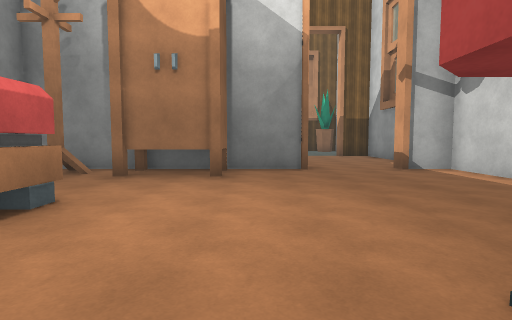
[1] (above)

20 first-person views from a walk through a Unity game level. The camera is 1.4 m above the floor, tilts 4° down and sees 80° across. The floor is counted in squares, 2 m on a side. Each view is taken from the middle of a square. On the plan, view 1 faces up. The plan holds only what a view shows up to about 10 squares ahead; the rest is blank. The place goes on beyond the plan. The player character is not drawn. Surface patterns are stand-ins for the level's own textures.

[2]
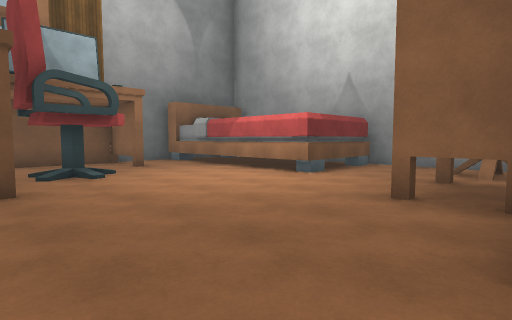

[3]
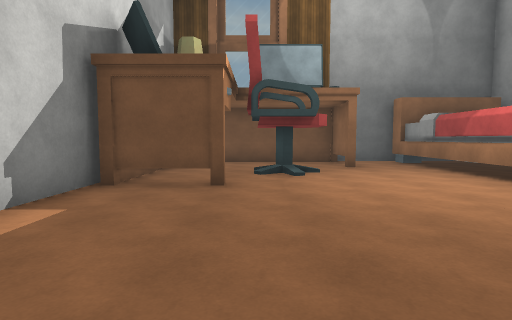

[4]
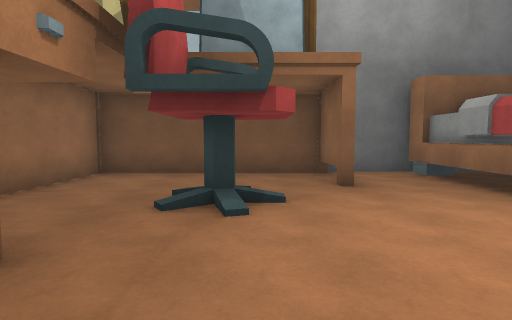

[5]
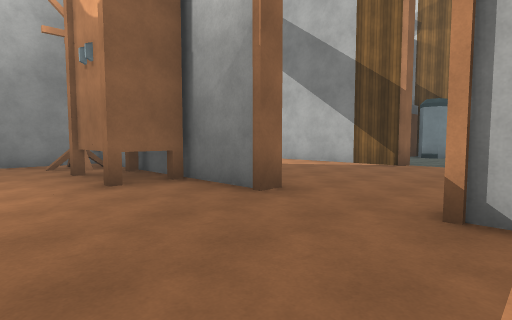

[6]
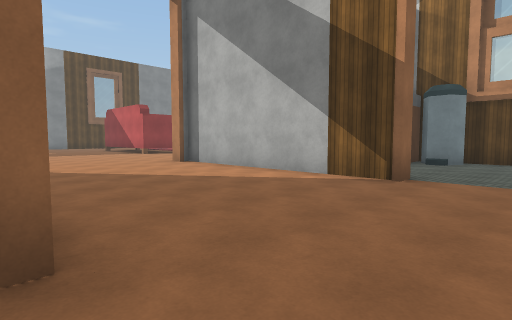

[7]
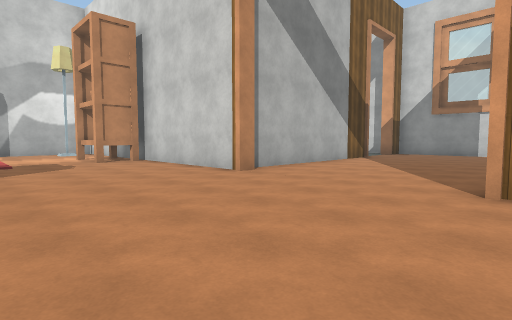

[8]
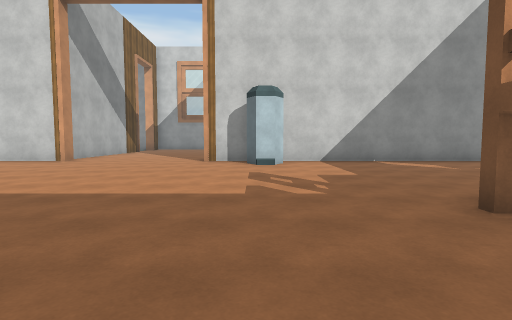

[9]
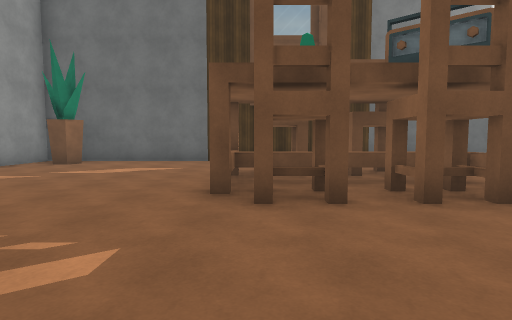

[10]
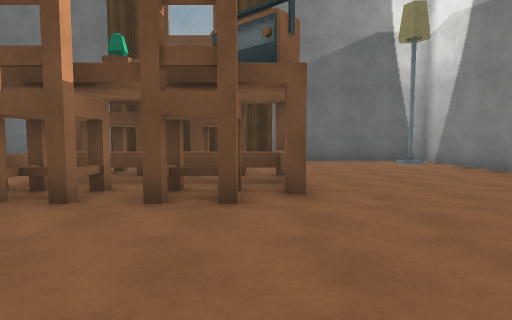

[11]
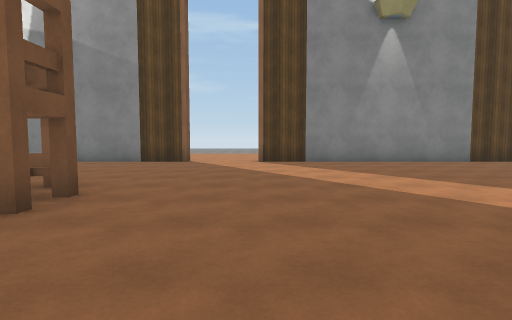

[12]
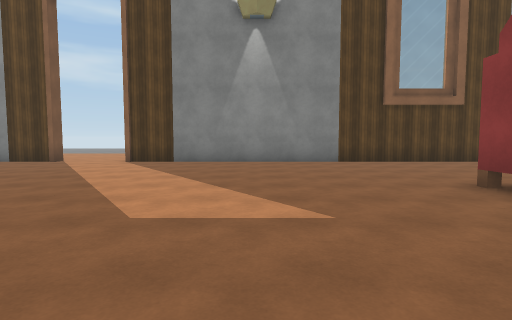

[13]
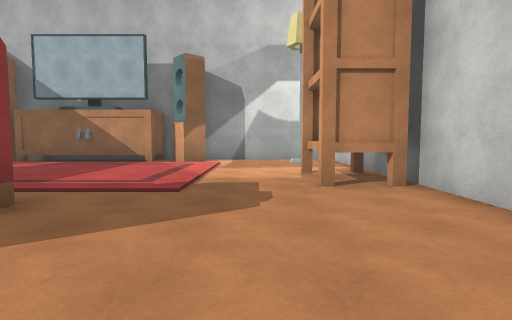

[14]
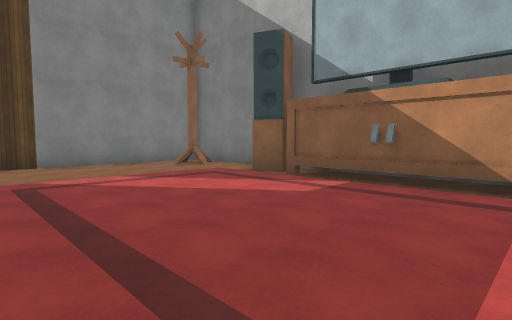

[15]
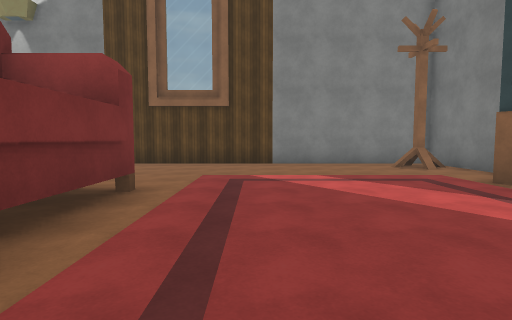

[16]
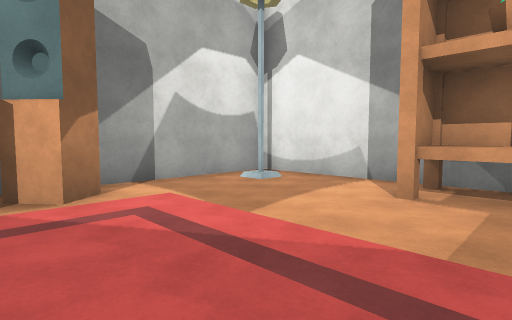

[17]
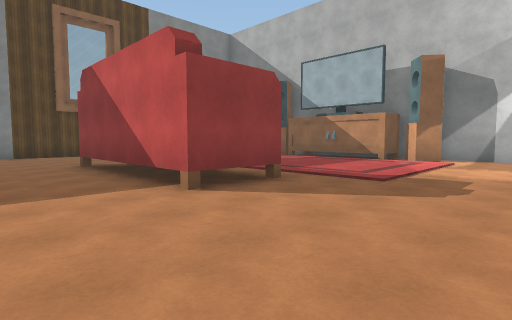

[18]
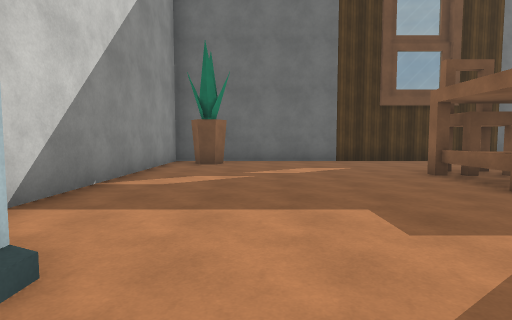

[19]
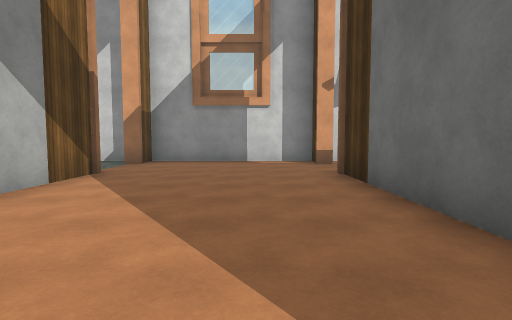

[20]
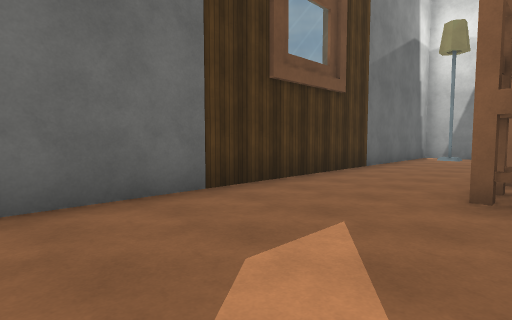

### Floor plan
Points are (right, up) in squares from view 1. A wall is a line through its corners. A room is listed if a view was taken in it or the views show most of it. See-through windows are left out.
Room 1 (views 1, 2, 3, 4, 5, 6)
walls: (2.4, 2.4) (4.4, 2.4); (4.5, 2.1) (4.5, 7) (3.3, 7) (3.3, 7.2); (-0.3, -0.4) (-0.3, -2.2) (4.2, -2.2) (4.2, 2.5); (1.2, 7.2) (1.2, 7) (-5.2, 7) (-5.2, 2.1); (-0.7, 6.9) (-0.7, 5.7) (-2.8, 5.7); (-5, 3.4) (-2.1, 3.4) (-2.1, -2.4); (-2.9, -1.8) (-2.1, -1.8); (-3.6, -2.5) (-1, -2.5)
ways out: opening at (2.5, 7) to room 2
objects: rack (-4, 6); other object (1, 1)
Room 2 (views 7, 8, 9, 10, 11, 12, 13, 14, 15, 16, 17, 18, 19, 20)
walls: (-10.6, 15.2) (-10.6, 13.3) (-15.5, 13.3); (-5.2, 11.9) (-5.5, 11.9) (-5.5, 22.3) (-10.6, 22.3); (-15.5, 15.2) (-13, 15.2); (-3, 7.2) (1.2, 7.2); (-20.6, 3.9) (-20.2, 3.9) (-20.2, -2.5) (-5.5, -2.5) (-5.5, 7.6); (1.2, 12.3) (-5.2, 12.3); (-11.1, 22.1) (-11.1, 21) (-15.1, 21); (3.3, 7.2) (4.5, 7.2) (4.5, 12.3) (3.3, 12.3); (-17.4, 22.3) (-20.2, 22.3) (-20.2, 6)
low walls: (-11.5, 2.6) (-11.5, 1.5); (-13.2, 2.2) (-11.6, 2.2); (-14.6, 2.2) (-13.4, 2.2); (-15.4, 2.6) (-15.4, 2.2) (-14.8, 2.2)
ways out: opening at (2.5, 7) to room 1; opening at (2.5, 12)
objects: rack (-19, 21); speaker (-16, 21); chair (-15, 1) to (-14, 1); chair (-15, 3) to (-14, 3); chair (-13, 1) to (-12, 1); chair (-13, 3) to (-12, 3); speaker (-10, 21); plant (-7, -2); bookshelf (-7, 17) to (-6, 18); bin (-6, 6)

Positions as (right, up) in squares from view 1, and headings:
1: (0, 0), facing up
2: (3, 7), facing down-left
3: (2, 7), facing down
4: (1, 4), facing down
5: (4, 4), facing up-left
6: (3, 7), facing up-left
7: (-10, 7), facing up-right
8: (-15, 6), facing right
9: (-12, 7), facing down
10: (-15, 7), facing down
11: (-11, 6), facing left
12: (-11, 10), facing left
13: (-8, 12), facing up
14: (-11, 16), facing up-left
15: (-11, 17), facing left
16: (-11, 17), facing up-right
17: (-7, 11), facing up-left
18: (-8, 7), facing down
19: (-5, 9), facing right
20: (-8, 1), facing down-left
